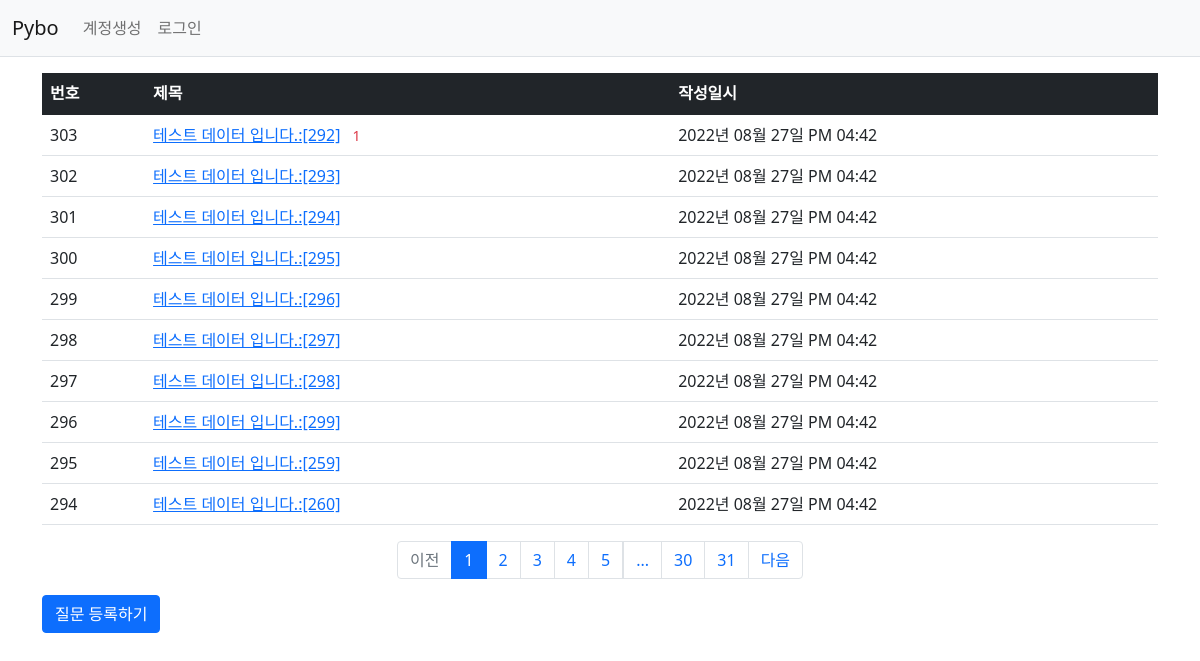
Page /question/list/ on the committed database.
### pybo/models.py (models this page shows)
class Question(db.Model) : ## class 이름으로 Table 이름이 생성됨
    id = db.Column(db.Integer, primary_key = True) ## 칼럼 속성과 기본키인지 아닌지
    subject = db.Column(db.String(200), nullable=False) ## Null값 허용 안 함
    content = db.Column(db.Text(), nullable=False)
    create_date = db.Column(db.DateTime(), nullable=False)

### pybo/views/question_views.py (the view)
@bp.route('/list/')
def _list() :
    page = request.args.get('page', type=int, default=1)  # 페이지
    question_list = Question.query.order_by(Question.create_date.desc())
    question_list = question_list.paginate(page, per_page=10)
    return render_template('question/question_list.html', question_list = question_list)

### pybo/filter.py (called while the page is built)
def format_datetime(value, fmt = '%Y년 %m월 %d일 %p %I:%M') :
    return  value.strftime(fmt)

### pybo/templates/question/question_list.html
{% extends 'base.html' %}
{% block content %}
<div class = "container my-3">
    <table class="table">
        <thead>
        <tr class="table-dark">
            <th>번호</th>
            <th>제목</th>
            <th>작성일시</th>
        </tr>
        </thead>
        <tbody>
        {% if question_list %}
        {% for question in question_list.items %}
        <tr>
            <td>{{ question_list.total - ((question_list.page-1) * question_list.per_page) - loop.index0 }}</td>
            <td>
                <a href = "{{ url_for('question.detail', question_id=question.id)}}">{{ question.subject }}</a>
                {% if question.answer_set|length > 0 %}
                <span class="text-danger small mx-2">{{ question.answer_set|length }}</span>
                {% endif %}
            </td>
            <td>{{ question.create_date|datetime }}</td>
        </tr>
        {% endfor %}
        {% else %}
        <tr>
            <td colspan = "3">질문이 없습니다.</td>
        </tr>
        {% endif %}
        </tbody>
    </table>
    <ul class="pagination justify-content-center">
        {% if question_list.has_prev %}
        <li class="page-item">
            <a class="page-link" href="?page={{ question_list.prev_num }}">이전</a>
        </li>
        {% else %}
        <li class="page-item disabled">
            <a class="page-link" tabindex="-1" aria-disabled="true" href="javascript:void(0)">이전</a>
        </li>
        {% endif %}
        {% for page_num in question_list.iter_pages() %}
        {% if page_num %}
        {% if page_num != question_list.page %}
        <li class="page-item">
            <a class="page-link" href="?page={{ page_num }}">{{ page_num }}</a>
        </li>
        {% else %}
        <li class="page-item active" aria-current="page">
            <a class="page-link" href="javascript:void(0)">{{ page_num }}</a>
        </li>
        {% endif %}
        {% else %}
        <li class="disabled">
            <a class="page-link" href="javascript:void(0)">...</a>
        </li>
        {% endif %}
        {% endfor %}
        {% if question_list.has_next %}
        <li class="page-item">
            <a class="page-link" href="?page={{ question_list.next_num }}">다음</a>
        </li>
        {% else %}
        <li class="page-item disabled">
            <a class="page-link" tabindex="-1" aria-disabled="true" href="javascript:void(0)">다음</a>
        </li>
        {% endif %}
    </ul>
    <a href = "{{ url_for('question.create') }}" class = "btn btn-primary">질문 등록하기</a>
</div>
{% endblock %}

### rows in the picture
Question: total "303", subject "테스트 데이터 입니다.:[292]", answer_set|length "1", create_date "2022년 08월 27일 PM 04:42"
Question: total "302", subject "테스트 데이터 입니다.:[293]", create_date "2022년 08월 27일 PM 04:42"
Question: total "301", subject "테스트 데이터 입니다.:[294]", create_date "2022년 08월 27일 PM 04:42"
Question: id "300", subject "테스트 데이터 입니다.:[295]", create_date "2022년 08월 27일 PM 04:42"
Question: total "299", subject "테스트 데이터 입니다.:[296]", create_date "2022년 08월 27일 PM 04:42"
Question: total "298", subject "테스트 데이터 입니다.:[297]", create_date "2022년 08월 27일 PM 04:42"
Question: total "297", subject "테스트 데이터 입니다.:[298]", create_date "2022년 08월 27일 PM 04:42"
Question: total "296", subject "테스트 데이터 입니다.:[299]", create_date "2022년 08월 27일 PM 04:42"
Question: total "295", subject "테스트 데이터 입니다.:[259]", create_date "2022년 08월 27일 PM 04:42"
Question: total "294", subject "테스트 데이터 입니다.:[260]", create_date "2022년 08월 27일 PM 04:42"

### other values in the picture
{{ page_num }} "1"
{{ page_num }} "2" "3" "4" "5" "30" "31"
